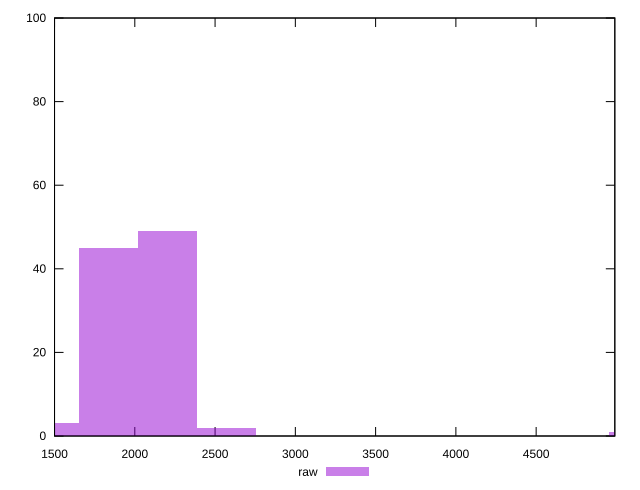

Write gnuplot code to recreate this figure.
reset

$raw <<EOF
5137.060374967262 1
2201.597303557398 49
1834.664419631165 45
1467.731535704932 3
2568.530187483631 2
EOF

set key outside below
set boxwidth 366.932883926233
set xrange [1500:4990]
set yrange [0:100]
set trange [0:100]
set style fill transparent solid 0.5 noborder
set terminal svg size 640, 490 enhanced background rgb 'white'
set output "report_00020_2021-02-19T21:17:38.612Z2/unused-javascript/samples/pages+cached/raw/histogram.svg"

plot $raw title "raw" with boxes

reset
